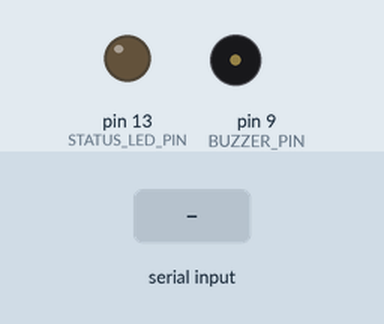
The sketch below on a simulated Arduino Uno, built with avr-gcc and run on an emulated ATmega328P. Shown: output pins drawn as LEDs (lit = HIGH), buzzer (waves = sounding). Dashed ring = blinking. The inputs (shaded band) are chosen by the test bench. Random numbers use the default seed unless the sketch sets one; what the sketch prints to the serial monitor is not drawn.

Above: at 1.3 s.
1.4 s: "BEEP\n" received over Serial
At 1.47 s:
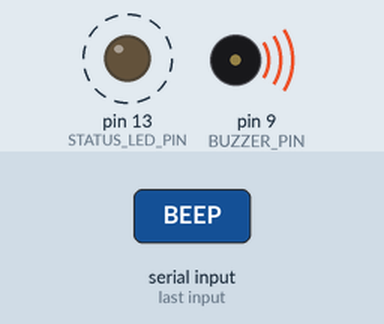
At 2.6 s:
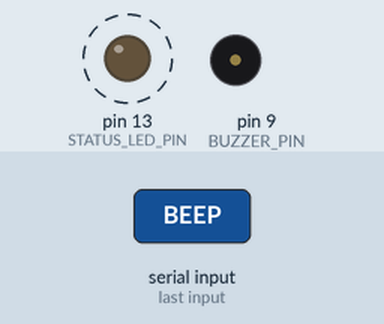
4.4 s: "LED_TOGGLE\n" received over Serial
At 4.9 s:
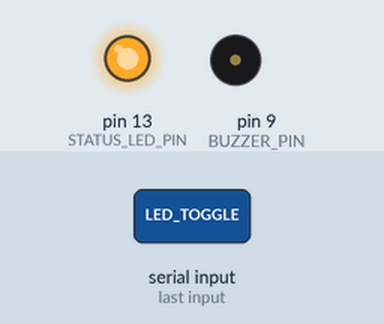
7.4 s: "LED_ON\n" received over Serial
Timing chart, 0 to 14.9 s (numbered marks = the images above; inputs shaded):
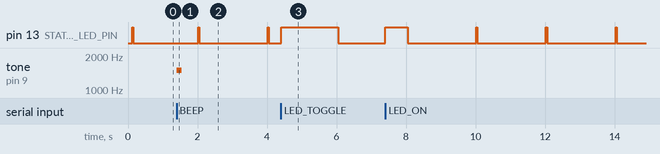

The sketch:

Relivio_Arduino_Uno.ino
```cpp
/*
 * =====================================================================================
 * Relivio MedPredict - Arduino Uno (ATmega328P) Telemetry Firmware (.ino)
 * =====================================================================================
 *
 * Streams real-time physiological vitals formatted as JSON directly over USB Serial (COM Port)
 * to the Relivio AI Web Platform at 115200 baud (or 9600 baud).
 *
 * Pinout Guide:
 * - Onboard LED: Pin 13 (blinks on data transmit)
 * - Optional Piezo Buzzer: Pin 9
 * - MAX30102 / DS18B20 / DHT sensors supported or simulated fallback.
 * =====================================================================================
 */

#define BOARD_NAME     "Arduino Uno"
#define DEVICE_ID      "UNO-RELIVIO-01"
#define STATUS_LED_PIN 13
#define BUZZER_PIN     9
#define SERIAL_BAUD    115200

const unsigned long TELEMETRY_INTERVAL_MS = 2000;
unsigned long lastTelemetryTime = 0;

float bodyTemperature = 37.6;
int heartRate         = 78;
float spo2Level       = 98.4;
float ambientHumidity = 52.0;
int ambientAqi        = 95;
int packetCounter     = 0;

void updateVitals() {
  long rTemp = random(-2, 3);
  bodyTemperature += ((float)rTemp) / 10.0;
  if (bodyTemperature < 36.2) bodyTemperature = 36.4;
  if (bodyTemperature > 40.2) bodyTemperature = 39.6;

  int rHr = random(-2, 3);
  heartRate += rHr;
  if (heartRate < 60) heartRate = 65;
  if (heartRate > 130) heartRate = 120;

  long rSpo2 = random(-1, 2);
  spo2Level += ((float)rSpo2) / 10.0;
  if (spo2Level < 94.0) spo2Level = 95.0;
  if (spo2Level > 100.0) spo2Level = 99.5;
}

void sendTelemetryPacket() {
  packetCounter++;
  updateVitals();

  const char* feverSeverity = "Normal";
  if (bodyTemperature >= 38.1) feverSeverity = "High Fever";
  else if (bodyTemperature >= 37.3) feverSeverity = "Mild Fever";

  Serial.print(F("{\"device_id\":\""));
  Serial.print(DEVICE_ID);
  Serial.print(F("\",\"device_name\":\"Relivio Uno Medical Node\",\"board\":\"Arduino Uno\",\"temperature\":"));
  Serial.print(bodyTemperature, 1);
  Serial.print(F(",\"fever_severity\":\""));
  Serial.print(feverSeverity);
  Serial.print(F("\",\"heart_rate\":"));
  Serial.print(heartRate);
  Serial.print(F(",\"spo2\":"));
  Serial.print(spo2Level, 1);
  Serial.print(F(",\"humidity\":"));
  Serial.print(ambientHumidity, 1);
  Serial.print(F(",\"aqi\":"));
  Serial.print(ambientAqi);
  Serial.print(F(",\"blood_pressure\":\"Normal\",\"headache\":\"No\",\"body_ache\":\"No\",\"fatigue\":\"Yes\",\"battery_mv\":5000,\"packet\":"));
  Serial.print(packetCounter);
  Serial.print(F(",\"protocol\":\"USB-Serial\"}"));
  Serial.println();

  digitalWrite(STATUS_LED_PIN, HIGH);
  delay(30);
  digitalWrite(STATUS_LED_PIN, LOW);
}

void processIncomingCommands() {
  if (Serial.available() > 0) {
    String cmd = Serial.readStringUntil('\n');
    cmd.trim();
    cmd.toUpperCase();
    if (cmd.length() == 0) return;

    if (cmd == "LED_TOGGLE") {
      digitalWrite(STATUS_LED_PIN, !digitalRead(STATUS_LED_PIN));
      Serial.println(F("{\"ack\":\"LED_TOGGLE\",\"status\":\"OK\"}"));
    } else if (cmd == "LED_ON") {
      digitalWrite(STATUS_LED_PIN, HIGH);
      Serial.println(F("{\"ack\":\"LED_ON\",\"status\":\"OK\"}"));
    } else if (cmd == "LED_OFF") {
      digitalWrite(STATUS_LED_PIN, LOW);
      Serial.println(F("{\"ack\":\"LED_OFF\",\"status\":\"OK\"}"));
    } else if (cmd == "BEEP") {
      tone(BUZZER_PIN, 1500, 150);
      Serial.println(F("{\"ack\":\"BEEP\",\"status\":\"OK\"}"));
    } else if (cmd == "SAMPLE" || cmd == "SAMPLE_NOW") {
      sendTelemetryPacket();
    }
  }
}

void setup() {
  pinMode(STATUS_LED_PIN, OUTPUT);
  digitalWrite(STATUS_LED_PIN, LOW);
  pinMode(BUZZER_PIN, OUTPUT);

  Serial.begin(SERIAL_BAUD);
  delay(100);

  Serial.println(F("[Relivio] Initialized Arduino Uno Node. Streaming vitals JSON..."));
  sendTelemetryPacket();
}

void loop() {
  processIncomingCommands();
  unsigned long currentMillis = millis();
  if (currentMillis - lastTelemetryTime >= TELEMETRY_INTERVAL_MS) {
    lastTelemetryTime = currentMillis;
    sendTelemetryPacket();
  }
}
```

Measured:
- after the input at 1.4 s, tone on pin 9 (BUZZER_PIN): silent → 1500 Hz at once, → silent 0.15 s later
- by itself, pin 13 (STATUS_LED_PIN): repeats every 2.0 s: LOW 2.0 s, HIGH 0.03 s
